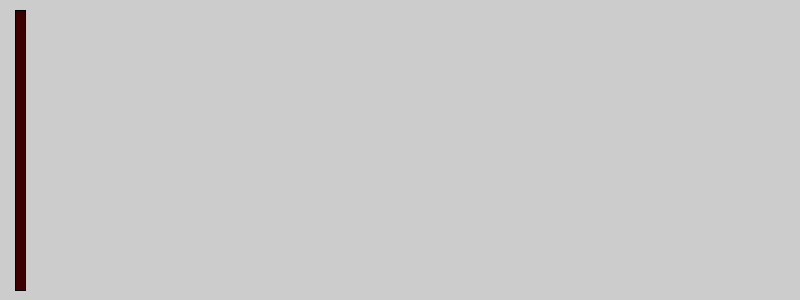
Frame 1 (no input)
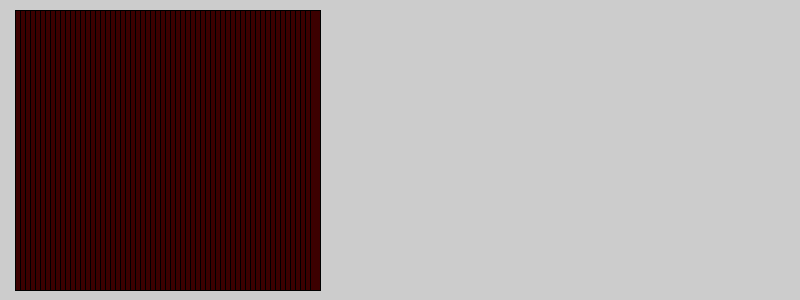
Frame 60 (the mouse pressed at the canvas centre just before this capture)
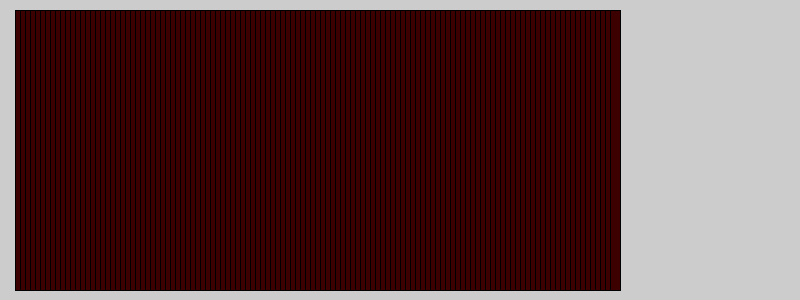
Frame 120 (the mouse held since frame 60 and released just before this capture)

The Processing sketch that drew these frames (run headless with seeded random() and noise(); from frame 60 on, the mouse is pressed at the canvas centre):

// Processing sketch: draw_Initials
// ── draw_Initials.pde
// initials drawing program


// variables
color c = color(int(random(0, 255)), int(random(0, 255)), int(random(0, 255)));
int x = 0;

void setup() {
  size(800, 300);
  println("executed setup ...");
  fill(random(0, 255), 0, 0);
}

void draw() {
  myName();
}


void myName() {
  x += 5;
  translate(x, 0);
  rect(10,10, 10, height-20);  
}

void mouseDragged() {
  noStroke();
  ellipse(mouseX, mouseY, 5, 5);
  //println("X " + mouseX +" : Y " + mouseY);
}

void mouseReleased(){
  c = color(int(random(0, 255)), int(random(0, 255)), int(random(0, 255)));
  fill(c);
  //println("changed color");
}

void keyPressed(){
  if(key == 'r') background(200);
}
